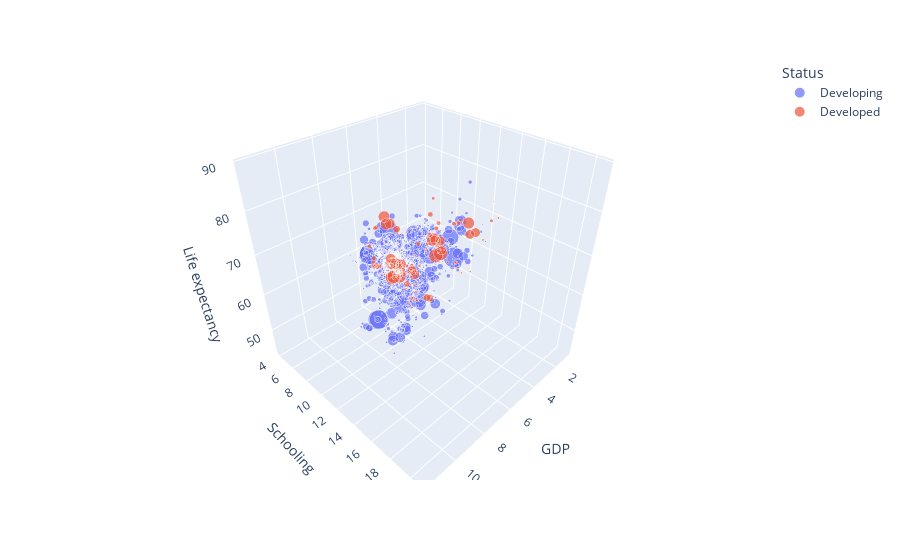

Here is the notebook cell this chart was saved with:
### Code cell
# 3D Plot
fig = px.scatter_3d(df, x='GDP', y='Schooling', z='Life expectancy',
                     color='Status', size='Population')
fig.show()

### Figure 1 — Plotly figure (JSON) as saved in the notebook; plotly's stock layout.template omitted (floating-point values rounded to 4 significant figures; data arrays with more than 128 entries replaced by an {"elided": "..."} marker saying what was removed)
{"data": [{"hovertemplate": "Status=Developing<br>GDP=%{x}<br>Schooling=%{y}<br>Life expectancy=%{z}<br>Population=%{marker.size}<extra></extra>", "legendgroup": "Developing", "marker": {"color": "#636efa", "size": {"elided": "1407 float values"}, "sizemode": "area", "sizeref": 459100.0, "symbol": "circle"}, "mode": "markers", "name": "Developing", "scene": "scene", "showlegend": true, "type": "scatter3d", "x": {"elided": "1407 float values"}, "y": {"elided": "1407 float values"}, "z": {"elided": "1407 float values"}}, {"hovertemplate": "Status=Developed<br>GDP=%{x}<br>Schooling=%{y}<br>Life expectancy=%{z}<br>Population=%{marker.size}<extra></extra>", "legendgroup": "Developed", "marker": {"color": "#EF553B", "size": {"elided": "242 float values"}, "sizemode": "area", "sizeref": 459100.0, "symbol": "circle"}, "mode": "markers", "name": "Developed", "scene": "scene", "showlegend": true, "type": "scatter3d", "x": {"elided": "242 float values"}, "y": {"elided": "242 float values"}, "z": {"elided": "242 float values"}}], "layout": {"legend": {"itemsizing": "constant", "title": {"text": "Status"}, "tracegroupgap": 0}, "margin": {"t": 60}, "scene": {"domain": {"x": [0, 1], "y": [0, 1]}, "xaxis": {"title": {"text": "GDP"}}, "yaxis": {"title": {"text": "Schooling"}}, "zaxis": {"title": {"text": "Life expectancy"}}}}}
